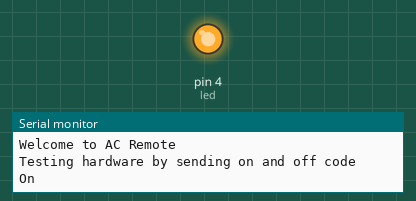
Bench run of a sketch on a simulated Arduino Uno, built with avr-gcc and run on an emulated ATmega328P. Shown: output pins drawn as LEDs (lit = HIGH), the last lines printed to the serial monitor. The local clock reads 2024-03-15 10:24:30 at power-on unless the sketch sets it.

Above: at 0.1 s.
At 5.1 s:
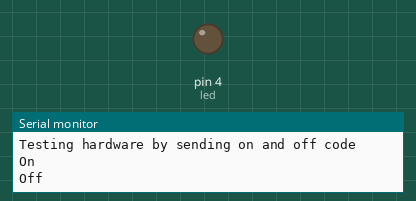
Timing chart, 0 to 6.6 s (numbered marks = the images above):
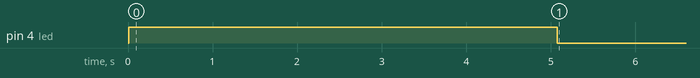

The sketch:

AC_remote.ino
```cpp
/*
 * AC Remote
 * A code for turning of on and off an AC certain times.
 *
 *
IR receiver connected to Arduino as in https://learn.sparkfun.com/tutorials/ir-communication
Sketch IRrecvDump gives a code when power button is pressed:
Could not decode message

Raw (200): -23616 4550 -4300 650 -1550 600 -500 600 -1600 600 -1550 650 -450 650 -450 650 -1550 650 -450 600 -500 650 -1550 650 -450 650 -450 650 -1550 600 -1600 600 -500 600 -1550 650 -450 650 -1550 650 -1550 650 -1550 600 -1600 600 -500 600 -1550 650 -1550 600 -1600 650 -450 650 -450 650 -450 650 -450 650 -1550 600 -500 650 -450 600 -1600 600 -1550 650 -1550 650 -450 650 -450 650 -450 650 -450 650 -450 600 -500 650 -450 650 -450 650 -1550 650 -1550 650 -1550 650 -1500 650 -1550 650 -5150 4500 -4300 650 -1500 700 -400 700 -1500 650 -1550 650 -450 650 -450 650 -1550 650 -450 600 -500 650 -1550 650 -450 650 -450 650 -1550 650 -1500 650 -450 650 -1550 650 -450 650 -1550 650 -1550 650 -1550 650 -1500 700 -400 700 -1500 650 -1550 650 -1550 650 -450 650 -450 650 -450 650 -450 650 -1550 650 -450 650 -450 600 -1550 650 -1550 650 -1550 650 -450 650 -450 650 -450 650 -450 650 -450 650 -450 650 -450 650 -450 650 -1550 650 -1500 700 -1500 650 -1550 650 -1550 600

The first integer (200) is the number of values. The remote is a little odd. You first set the mode on the remote
("Auto", "Cool", "Fan"). This doesn't transmitt anything. Then when you press power a code is sent
 to the AC, different codes for on/off, the code also differs depending on what mode is set.
So make sure the remote is in the desired mode before reading codes.

Remove the first value and minus signs (See http://forum.arduino.cc/index.php?topic=170429.0)
Add "," between values
Can be done by modifying the IRrecvdump code (remove the "if ((i % 2) == 1)" and change to "Serial.print(",")";
)
The "200" is the number of values and also the size of the array

Set times when to send on and of at line 107
"if (hournow >= 10 && hournow <= 12) {" means the AC is on between 10.00AM and 12.59 AM.

Pseudo code:
-Check hour of day
-If time is between 12pm and 9pm
-It's daytime, the AC shall be on
-Send IR on signal
else if time is after 8pm
-Send IR off signal
-Wait

Hardware:
-IR diode connected to pin 3 via 100 ohm.
-For reading code, a IR receiver connected to pin 11.
-DS1307 based RTC module on A4 and A5.
-Indicator led at D4.


*/


// IR library
#include <IRremote.h>
IRsend irsend;

// Date and time functions using a DS1307 RTC connected via I2C and Wire lib
#include <Wire.h>
#include "RTClib.h"
RTC_DS1307 rtc;

boolean ACon=false;
int led = 4;

// just added my own array for the raw signal
//unsigned int powerOn[148] = {4400,4250,550,1600,600,1550,600,1550,550,1600,550,500,550,550,550,1550,600,500,550,500,600,500,550,500,600,450,600,1550,600,1550,550,500,600,1550,550,550,550,500,600,500,550,500,550,500,600,500,550,1600,550,1550,600,1550,600,1550,600,1550,600,1550,550,1600,550,1550,600,500,550,500,600,500,550,500,550,550,550,500,600,450,600,500,550,500,550,1600,550,1600,550,500,600,500,550,1600,550,500,550,500,550,550,550,500,600,500,550,500,600,450,600,500,550,500,550,550,550,500,600,1550,600,450,600,500,550,500,550,550,550,500,600,450,600,500,550,500,600,1550,550,500,600,500,600,1550,550,500,600,500,550,500,550,500,600};
unsigned int powerOn[200] = {4500,4250,700,1500,650,450,650,1550,650,1550,650,450,650,450,650,1500,700,400,650,450,650,1550,650,450,650,450,650,1550,650,1500,700,400,700,1500,650,1550,650,450,650,1550,650,1550,600,1550,700,1500,650,1550,650,1550,600,500,650,1500,700,400,650,450,650,450,700,400,700,400,700,400,650,450,650,450,650,1550,650,450,650,450,600,500,600,450,650,450,650,1550,700,1500,650,450,650,1550,650,1550,600,1550,650,1550,650,1550,650,5100,4500,4300,650,1550,650,450,650,1500,700,1500,700,400,700,400,700,1500,650,450,650,450,650,1550,650,450,650,450,600,1550,700,1500,650,450,650,1550,650,1550,650,450,600,1550,700,1500,650,1550,650,1550,650,1500,700,1500,650,450,650,1550,650,450,650,450,650,450,650,450,650,450,650,450,600,500,600,500,600,1550,700,400,700,400,650,450,650,450,650,450,600,1600,650,1550,600,500,600,1550,650,1550,650,1550,650,1550,650,1500,650};
unsigned int powerOff[200] =  {4550,4250,700,1500,650,450,650,1550,650,1550,650,450,650,450,600,1550,650,450,650,450,650,1550,650,450,650,450,650,1550,650,1500,650,450,700,1500,650,450,700,1500,650,1550,650,1550,650,1500,650,450,650,1550,650,1550,650,1550,600,500,600,500,650,450,600,450,650,1550,650,450,650,450,650,1550,650,1550,650,1500,650,450,650,450,700,400,700,400,650,450,650,450,650,450,650,450,650,1550,650,1550,650,1500,650,1550,650,1550,650,5150,4450,4300,650,1550,650,450,650,1550,650,1500,700,400,650,450,650,1550,650,450,650,450,650,1550,650,450,650,450,650,1500,650,1550,650,450,650,1550,600,500,650,1550,650,1500,650,1550,650,1550,650,450,650,1500,700,1550,600,1550,650,450,650,450,650,450,650,450,650,1550,650,450,650,450,650,1550,600,1550,650,1550,650,450,650,450,650,450,650,450,650,450,600,500,650,450,650,450,650,1500,700,1500,650,1550,650,1550,650,1550,600};

void setup()
{
   pinMode(led, OUTPUT);
   Serial.begin(9600);
   // Start RTC
   #ifdef AVR
    Wire.begin();
   #else
    Wire1.begin(); // Shield I2C pins connect to alt I2C bus on Arduino Due
   #endif
   rtc.begin();
   if (! rtc.isrunning()) {
    Serial.println("RTC is NOT running!");
    // following line sets the RTC to the date & time this sketch was compiled
    rtc.adjust(DateTime(F(__DATE__), F(__TIME__)));
    // This line sets the RTC with an explicit date & time, for example to set
    // January 21, 2014 at 3am you would call:
    //rtc.adjust(DateTime(2015, 7, 20, 14, 23, 0));
   }
   //startMillis = millis();
   // Set time at boot/upload
   rtc.adjust(DateTime(F(__DATE__), F(__TIME__)));

   Serial.println("Welcome to AC Remote");
   // Testing hardware by sending on and off code
   Serial.println("Testing hardware by sending on and off code");
   Serial.println("On");
   digitalWrite(led, HIGH);
   irsend.sendRaw(powerOn,200,38);
   delay(5000);
   Serial.println("Off");
   digitalWrite(led, LOW);
   irsend.sendRaw(powerOff,200,38);

    // Show current time
    DateTime now = rtc.now();
    Serial.print(now.year(), DEC);
    Serial.print('/');
    Serial.print(now.month(), DEC);
    Serial.print('/');
    Serial.print(now.day(), DEC);
    Serial.print(' ');
    Serial.print(now.hour(), DEC);
    Serial.print(':');
    Serial.print(now.minute(), DEC);
    Serial.print(':');
    Serial.print(now.second(), DEC);
    Serial.println();

   Serial.println("Done");
}

void loop() {

      // Time to wait between runs
      unsigned int LONG_DELAY_MS = 60000;
      unsigned long startMillis;
      startMillis = millis();
      while (millis() - startMillis < LONG_DELAY_MS);
      Serial.print("Timeout - ");
      Serial.println(millis());
      // Find current hour
      DateTime now = rtc.now();
      int hournow=now.hour();
      Serial.print(now.hour(), DEC);
      Serial.print(':');
      Serial.println(now.minute(), DEC);

      if (hournow >= 12 && hournow <= 20) { //From 12:00 to 20:59
       // It's daytime
       // Ac on or off?
       if (ACon == false) {
        //Off, turn it on
        irsend.sendRaw(powerOn,200,38);
        digitalWrite(led, HIGH);
        Serial.print(now.hour(), DEC);
        Serial.print(':');
        Serial.println(now.minute(), DEC);
        Serial.println("AC on");
        ACon=true;

       }
       else {
        //AC is on, no nothing
       }
      }
      else {
        // It's night
        // AC on or off?
        if (ACon == true) {
          //On, turn it off
          irsend.sendRaw(powerOff,200,38);
          digitalWrite(led, LOW);
          Serial.print(now.hour(), DEC);
          Serial.print(':');
          Serial.println(now.minute(), DEC);
          Serial.println("AC off");
          ACon=false;
        }
      }
}
```
